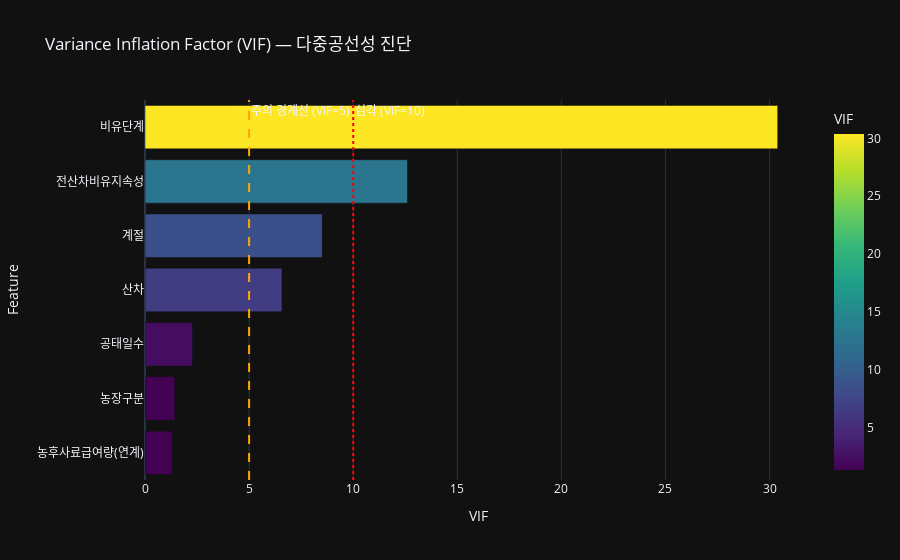

This figure's notebook cell:
### Code cell
X = df[vars].dropna()

vif_data = pd.DataFrame({
    "Feature": vars,
    "VIF": [variance_inflation_factor(X, i) for i in range(X.shape[1])]
})

fig_vif = px.bar(
    vif_data.sort_values("VIF", ascending=True),
    x="VIF",
    y="Feature",
    orientation="h",
    title="Variance Inflation Factor (VIF) — 다중공선성 진단",
    template="plotly_dark",
    color="VIF",
    color_continuous_scale="Viridis"
)
fig_vif.add_vline(x=5, line_dash="dash", line_color="orange",
                  annotation_text="주의 경계선 (VIF=5)")
fig_vif.add_vline(x=10, line_dash="dot", line_color="red",
                  annotation_text="심각 (VIF=10)")
fig_vif.show()

### Figure 1 — Plotly figure (JSON) as saved in the notebook; plotly's stock layout.template omitted (floating-point values rounded to 4 significant figures)
{"data": [{"hovertemplate": "VIF=%{marker.color}<br>Feature=%{y}<extra></extra>", "legendgroup": "", "marker": {"color": [1.305, 1.427, 2.285, 6.578, 8.512, 12.61, 30.39], "coloraxis": "coloraxis", "pattern": {"shape": ""}}, "name": "", "orientation": "h", "showlegend": false, "textposition": "auto", "type": "bar", "x": [1.305, 1.427, 2.285, 6.578, 8.512, 12.61, 30.39], "xaxis": "x", "y": ["농후사료급여량(연계)", "농장구분", "공태일수", "산차", "계절", "전산차비유지속성", "비유단계"], "yaxis": "y"}], "layout": {"annotations": [{"showarrow": false, "text": "주의 경계선 (VIF=5)", "x": 5, "xanchor": "left", "xref": "x", "y": 1, "yanchor": "top", "yref": "y domain"}, {"showarrow": false, "text": "심각 (VIF=10)", "x": 10, "xanchor": "left", "xref": "x", "y": 1, "yanchor": "top", "yref": "y domain"}], "barmode": "relative", "coloraxis": {"colorbar": {"title": {"text": "VIF"}}, "colorscale": [[0, "#440154"], [0.1111, "#482878"], [0.2222, "#3e4989"], [0.3333, "#31688e"], [0.4444, "#26828e"], [0.5556, "#1f9e89"], [0.6667, "#35b779"], [0.7778, "#6ece58"], [0.8889, "#b5de2b"], [1, "#fde725"]]}, "legend": {"tracegroupgap": 0}, "shapes": [{"line": {"color": "orange", "dash": "dash"}, "type": "line", "x0": 5, "x1": 5, "xref": "x", "y0": 0, "y1": 1, "yref": "y domain"}, {"line": {"color": "red", "dash": "dot"}, "type": "line", "x0": 10, "x1": 10, "xref": "x", "y0": 0, "y1": 1, "yref": "y domain"}], "title": {"text": "Variance Inflation Factor (VIF) — 다중공선성 진단"}, "xaxis": {"anchor": "y", "domain": [0, 1], "title": {"text": "VIF"}}, "yaxis": {"anchor": "x", "domain": [0, 1], "title": {"text": "Feature"}}}}
